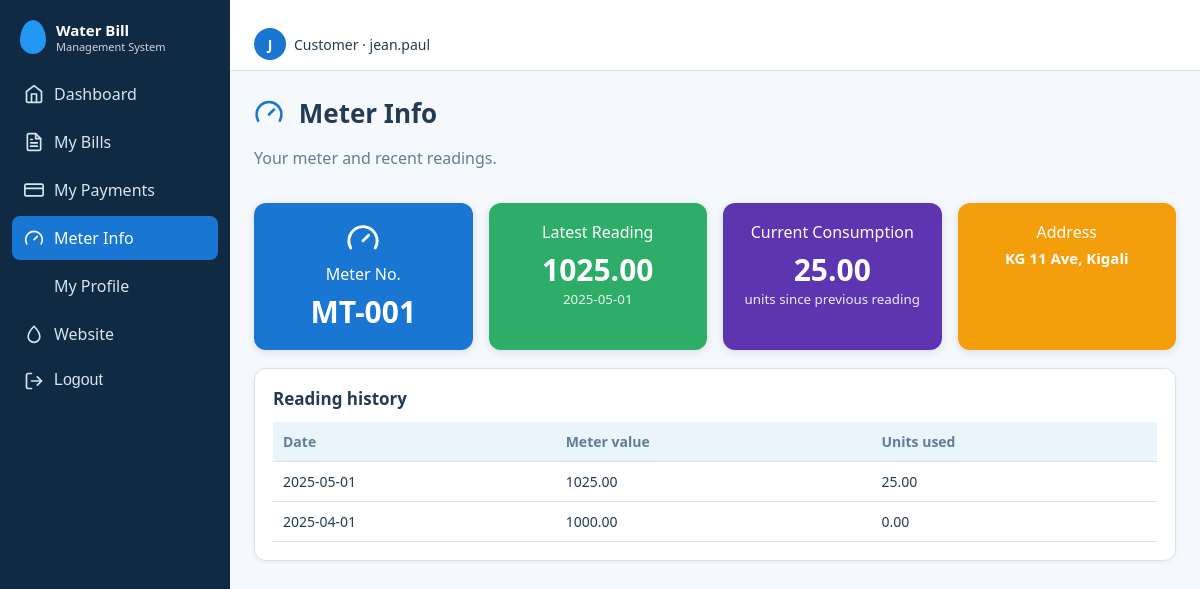
Screenshot of /index.php?r=readings/mine (signed in) with the database file from the repository.
### tables this page shows
CREATE TABLE customers (
  customer_id INT UNSIGNED NOT NULL AUTO_INCREMENT,
  user_id     INT UNSIGNED NULL,                     
  full_name   VARCHAR(120) NOT NULL,
  meter_no    VARCHAR(30)  NOT NULL,
  address     VARCHAR(255) NOT NULL,
  phone       VARCHAR(25)  NULL,
  is_active   TINYINT(1) NOT NULL DEFAULT 1,         
  created_at  TIMESTAMP NOT NULL DEFAULT CURRENT_TIMESTAMP,
  updated_at  TIMESTAMP NOT NULL DEFAULT CURRENT_TIMESTAMP ON UPDATE CURRENT_TIMESTAMP,
  PRIMARY KEY (customer_id),
  UNIQUE KEY uq_customers_user (user_id),
  UNIQUE KEY uq_customers_meter (meter_no),
  KEY idx_customers_name (full_name)
);

CREATE TABLE meter_readings (
  reading_id   INT UNSIGNED NOT NULL AUTO_INCREMENT,
  customer_id  INT UNSIGNED NOT NULL,
  reading_date DATE NOT NULL,
  meter_value  DECIMAL(12,2) NOT NULL,               
  units_used   DECIMAL(12,2) NOT NULL DEFAULT 0,     
  reader_id    INT UNSIGNED NOT NULL,
  status       ENUM('Accepted','Voided') NOT NULL DEFAULT 'Accepted',
  note         VARCHAR(255) NULL,
  created_at   TIMESTAMP NOT NULL DEFAULT CURRENT_TIMESTAMP,
  PRIMARY KEY (reading_id),
  KEY idx_readings_customer_date (customer_id, reading_date),
  KEY idx_readings_reader (reader_id)
);

### app/core/Controller.php (called while the page is built, shortened)
<?php
abstract class Controller {
    protected function view(string $__view, array $__data = []): void {
        $__layout = APP_ROOT . '/app/views/layout/' . ($__data['layout'] ?? (user() ? 'app' : 'auth')) . '.php';
        extract($__data, EXTR_SKIP);
        require $__layout;
    }
    protected function need(string ...$roles): array {
        $u = user(); if (!$u) $this->redirect('auth/login');
        return $u;
    }
}

### app/controllers/ReadingController.php (called while the page is built, shortened)
<?php
class ReadingController extends Controller {
    function mine() {
        $u = $this->need('customer'); $c = Customer::byUser($u['id']);
        $this->view('readings/mine', ['title' => 'Meter Info', 'c' => $c, 'rows' => $c ? Reading::forCustomer((int)$c['customer_id']) : []]);
    }
}

### public/index.php (called while the page is built, shortened)
<?php
require __DIR__ . '/../app/helpers/core.php';
$r = trim((string)($_GET['r'] ?? (user() ? 'dashboard/index' : 'home/index')), '/');
[$c, $a] = array_pad(explode('/', $r, 2), 2, 'index');
try {
    (new $cls)->$a();
} catch (Throwable $t) { error_log((string)$t); http_response_code(500); (new ErrorController)->failure(); }

### app/config/database.php (called while the page is built)
<?php
function db(): PDO {
    static $pdo = null;
    if ($pdo) return $pdo;
    $f = __DIR__ . '/database.local.php';
    $c = is_file($f) ? require $f : ['host'=>'127.0.0.1','name'=>'water_bill_management','user'=>'root','pass'=>''];
    try {
        $pdo = new PDO("mysql:host={$c['host']};dbname={$c['name']};charset=utf8mb4", $c['user'], $c['pass'], [
            PDO::ATTR_ERRMODE => PDO::ERRMODE_EXCEPTION,
            PDO::ATTR_DEFAULT_FETCH_MODE => PDO::FETCH_ASSOC,
            PDO::ATTR_EMULATE_PREPARES => false,
        ]);
    } catch (PDOException $e) {
        error_log($e->getMessage());
        http_response_code(500);
        exit('Database connection failed. Check app/config/database.php');
    }
    return $pdo;
}

### app/core/Model.php (called while the page is built, shortened)
<?php
abstract class Model {
    public static function q(string $sql, array $p = []): PDOStatement { $s = db()->prepare($sql); $s->execute($p); return $s; }
}

### app/models/Customer.php (called while the page is built, shortened)
<?php
class Customer extends Model {
    static function byUser(int $uid): ?array { return self::q('SELECT * FROM customers WHERE user_id=?', [$uid])->fetch() ?: null; }
}

### app/models/Reading.php (called while the page is built, shortened)
<?php
class Reading extends Model {
    static function forCustomer(int $cid, int $n = 24): array { return self::q('SELECT * FROM meter_readings WHERE customer_id=? ORDER BY reading_date DESC, reading_id DESC LIMIT ' . (int)$n, [$cid])->fetchAll(); }
}

### app/views/readings/mine.php (the view)
<?php if (!$c): ?><div class="alert error">No customer record is linked to your account.</div><?php return; endif; $last = $rows[0] ?? null; ?>
<div class="head"><div><h1><?= icon('gauge') ?> Meter Info</h1><p class="muted">Your meter and recent readings.</p></div></div>
<div class="cards"><div class="card-stat c-blue"><?= icon('gauge') ?>Meter No.<b><?= e($c['meter_no']) ?></b></div><div class="card-stat c-green">Latest Reading<b><?= $last ? e($last['meter_value']) : '—' ?></b><?= $last ? '<small>' . e($last['reading_date']) . '</small>' : '' ?></div>
<div class="card-stat c-purple">Current Consumption<b><?= $last ? e($last['units_used']) : '—' ?></b><small>units since previous reading</small></div><div class="card-stat c-orange">Address<b class="sm"><?= e($c['address']) ?></b></div></div>
<div class="panel"><h2>Reading history</h2><div class="tw"><table><tr><th>Date</th><th>Meter value</th><th>Units used</th></tr><?php foreach ($rows as $r): ?><tr><td><?= e($r['reading_date']) ?></td><td><?= e($r['meter_value']) ?></td><td><?= e($r['units_used']) ?></td></tr><?php endforeach; ?>
<?php if (!$rows): ?><tr><td colspan="3" class="muted">No readings yet.</td></tr><?php endif; ?></table></div></div>

### public/assets/css/style.css (style rules this page uses)
:root { --primary:#1976D2;--navy:#102A43;--sec:#2196F3;--light:#EAF4FB;--bg:#F5F8FC;--text:#243B53;--muted:#627D98;--ok:#2EAD68;--warn:#F59E0B;--err:#DC3545;--border:#D9E2EC }
* { box-sizing:border-box }
body { margin:0;font-family:Segoe UI,Roboto,Arial,sans-serif;background:var(--bg);color:var(--text);overflow-x:hidden }
h1 { margin:0 0 4px;font-size:26px }
h2 { font-size:17px;margin:0 0 12px }
.muted { color:var(--muted) }
.cards { display:grid;grid-template-columns:repeat(auto-fit,minmax(180px,1fr));gap:16px;margin:18px 0 }
.card-stat { border-radius:12px;color:#fff;padding:18px;text-align:center;box-shadow:0 2px 8px rgba(16,42,67,.12);text-decoration:none;display:block }
.card-stat b { display:block;font-size:30px;margin-top:6px }
.c-blue { background:var(--primary) }
.c-green { background:var(--ok) }
.c-orange { background:var(--warn) }
.c-purple { background:#5E35B1 }
.panel { background:#fff;border:1px solid var(--border);border-radius:12px;padding:18px;box-shadow:0 1px 4px rgba(16,42,67,.06);margin-bottom:16px }
table { width:100%;border-collapse:collapse;font-size:14px }
th,td { text-align:left;padding:10px;border-bottom:1px solid var(--border) }
th { color:var(--muted);font-weight:600 }
.tw { overflow-x:auto }
.head { display:flex;justify-content:space-between;align-items:flex-start;gap:12px;flex-wrap:wrap }
.card-stat small { display:block;opacity:.9 }
.card-stat { transition:transform .15s }
th { background:var(--light) }
html { scroll-behavior:smooth }
.card-stat b.sm { font-size:15px;line-height:1.3 }

### rows the page displays
customers: meter_no "MT-001", address "KG 11 Ave, Kigali"
meter_readings: meter_value "1025.00", reading_date "2025-05-01", units_used "25.00"
meter_readings: reading_date "2025-04-01", meter_value "1000.00", units_used "0.00"

### other values shown
$n1 "Water Bill"
$n2 "Management System"
$l "Dashboard"
$l "My Bills"
$l "My Payments"
$l "Meter Info"
$l "My Profile"
$u['username'][0] "J"
$u['role'] "Customer"
$u['username'] "jean.paul"
